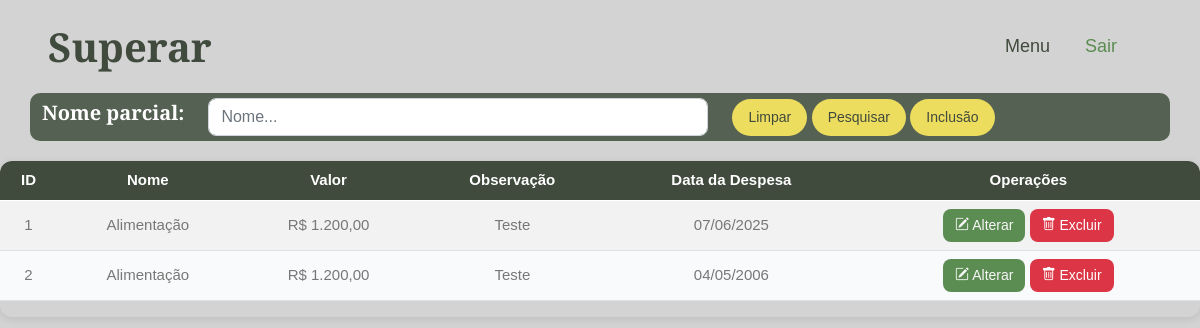
The page /lancselect.php (signed in) on the database its author committed.
### tables this page shows
CREATE TABLE `despesa` (
  `id` int(11) NOT NULL,
  `idtipodespesa` int(11) DEFAULT NULL,
  `data` date DEFAULT NULL,
  `valor` decimal(10,2) DEFAULT NULL,
  `observacao` varchar(255) DEFAULT NULL
);

CREATE TABLE `tipodespesa` (
  `id` int(11) NOT NULL,
  `nome` varchar(255) NOT NULL
);

### lancselect.php (the view, shortened to what this page needs)
<?php
include('connect.php');
$sql = 'select d.id, td.nome, d.data data, d.valor, d.observacao from despesa d
        inner join tipodespesa td
        on td.id = d.idtipodespesa ORDER BY td.nome ASC';
$pesqnome = '';
$result = mysqli_query($con, $sql);
?>
<!DOCTYPE html>
<html lang="en">
<head>
    <link href="https://cdnjs.cloudflare.com/ajax/libs/font-awesome/5.10.0/css/all.min.css" rel="stylesheet">
    <link href="https://cdn.jsdelivr.net/npm/bootstrap-icons@1.4.1/font/bootstrap-icons.css" rel="stylesheet">
    <link href="lib/animate/animate.min.css" rel="stylesheet">
    <link href="lib/owlcarousel/assets/owl.carousel.min.css" rel="stylesheet">
    <link href="lib/lightbox/css/lightbox.min.css" rel="stylesheet">
    <link href="css/bootstrap.min.css" rel="stylesheet">
    <link href="css/style.css" rel="stylesheet">
</head>
<body>
    <nav class="navbar navbar-expand-lg  navbar-light sticky-top px-4 px-lg-5">
        <h1 class="m-0">Superar</h1>
        <div class="collapse navbar-collapse" id="navbarCollapse">
            <div class="navbar-nav ms-auto p-4 p-lg-0">
                <a href="menu.php" class="nav-item nav-link">Menu</a>
                <a href="logout.php" class="nav-item nav-link active">Sair</a>
            </div>
        </div>
    </nav>
    <div class="text-center mx-auto wow fadeInUp" data-wow-delay="0.1s">
        <div class="container" style="background-color: transparent;">
            <form method="post" action="">
                <div class="row align-items-center" style="background-color: #556152; padding-top:5px; padding-bottom:5px; border-radius: 10px;">
                    <div class="col-auto">
                        <h5 style="color: white;">Nome parcial:</h5>
                    </div>
                    <div class="col-auto">
                        <input type="text" name="pesqnome" id="pesqnome" class="form-control" placeholder="Nome..." style="width: 500px;" value="<?php echo $pesqnome; ?>">
                    </div>
                    <div class="col-auto">
                        <a href="lanselect.php" class="btn btn-secondary rounded-pill py-2 px-3">Limpar</a>
                        <button class="btn btn-secondary rounded-pill py-2 px-3" type="submit" name="submit">Pesquisar</button>
                        <a href="lancinsert.php" class="btn btn-secondary rounded-pill py-2 px-3">Inclusão</a>
                    </div>
                </div>
            </form>
        </div>
    </div>
    <div class="table-container">
        <table class="table table-striped table-hover align-middle">
            <thead>
                <tr>
                    <th scope="col">ID</th>
                    <th scope="col">Nome</th>
                    <th scope="col">Valor</th>
                    <th scope="col">Observação</th>
                    <th scope="col">Data da Despesa</th>
                    <th scope="col">Operações</th>
                </tr>
            </thead>
            <tbody>
                <?php
                if ($result && mysqli_num_rows($result) > 0) {
                    while ($row = mysqli_fetch_assoc($result)) {
                        $datadespesa = !empty($row['data']) ? date("d/m/Y", strtotime($row['data'])) : "-";
                        $valor = "R$ " . number_format($row['valor'], 2, ',', '.');
                        echo "<tr>
                  <td>{$row['id']}</td>
                  <td>{$row['nome']}</td>
                  <td>{$valor}</td>
                  <td>{$row['observacao']}</td>
                  <td>{$datadespesa}</td>
                  <td>
                      <a href='lancupdate.php?updateid={$row['id']}' class='btn btn-sm btn-primary'>
                        <i class='bi bi-pencil-square'></i> Alterar
                      </a>
                      <a href='lancdelete.php?deleteid={$row['id']}' class='btn btn-sm btn-danger'>
                        <i class='bi bi-trash'></i> Excluir
                      </a>
                  </td>
                </tr>";
                    }
                } else {
                    echo "<tr><td colspan='6' class='text-center'>Nenhuma despesa encontrada.</td></tr>";
                }
                ?>
            </tbody>
        </table>
    </div>
</body>
</html>

### css/style.css (style rules this page uses)
:root { --primary: #5B8C51; --secondary: #EDDD5E; --light: #F7F7F7; --dark: #404A3D; }
body { margin: 0; font-family: Poppins, sans-serif; background-color: #D3D3D3; }
.btn { transition: .5s; font-weight: 500; }
.btn-primary, .btn-outline-primary:hover { color: var(--light); }
.btn-secondary, .btn-outline-secondary:hover { color: var(--dark); }
.navbar.sticky-top { top: -100px; transition: .5s; }
.navbar .navbar-nav .nav-link { margin-right: 35px; padding: 25px 0; color: var(--dark); font-size: 18px; font-weight: 500; outline: none; }
.navbar .navbar-nav .nav-link:hover, .navbar .navbar-nav .nav-link.active { color: var(--primary); }

### lancselect.php (style rules this page uses)
.table-container { width: 100%; overflow-x: auto; margin-top: 20px; border-radius: 12px; box-shadow: 0 2px 8px rgba(0, 0, 0, 0.1); }
table { width: 100%; border-collapse: collapse; background: #fff; font-family: "Poppins", sans-serif; font-size: 15px; color: #333; }
thead { background: #404A3D; color: #fff; }
thead th { padding: 14px; text-align: center; font-weight: 600; }
tbody tr:nth-child(even) { background: #f9fafb; }
td { padding: 12px 14px; text-align: center; }
.btn { padding: 6px 12px; border-radius: 8px; border: none; cursor: pointer; font-size: 14px; font-weight: 500; transition: 0.2s; }

### rows shown on the page
despesa: id "1", idtipodespesa.nome "Alimentação", valor "R$ 1.200,00", observacao "Teste", data "07/06/2025"
despesa: id "2", idtipodespesa.nome "Alimentação", valor "R$ 1.200,00", observacao "Teste", data "04/05/2006"
